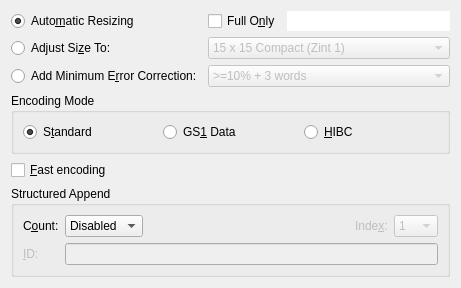
<?xml version="1.0" encoding="UTF-8"?>
<ui version="4.0">
 <class>grpAztec</class>
 <widget class="QWidget" name="grpAztec">
  <property name="geometry">
   <rect>
    <x>0</x>
    <y>0</y>
    <width>461</width>
    <height>256</height>
   </rect>
  </property>
  <property name="maximumSize">
   <size>
    <width>600</width>
    <height>16777215</height>
   </size>
  </property>
  <property name="windowTitle">
   <string>Form</string>
  </property>
  <layout class="QVBoxLayout" name="verticalLayoutAztec">
   <item>
    <layout class="QGridLayout" name="gridLayoutAztec">
     <item row="0" column="0">
      <widget class="QRadioButton" name="radAztecAuto">
       <property name="text">
        <string>Auto&amp;matic Resizing</string>
       </property>
       <property name="toolTip">
        <string>Size, type and error correction level will
be set based on data</string>
       </property>
       <property name="checked">
        <bool>true</bool>
       </property>
       <attribute name="buttonGroup">
        <string notr="true">buttonGroupAztecSizeECC</string>
       </attribute>
      </widget>
     </item>
     <item row="0" column="1">
      <widget class="QCheckBox" name="chkAztecFull">
         <property name="text">
          <string>Full O&amp;nly</string>
         </property>
         <property name="toolTip">
          <string>Only consider Full versions on automatic symbol
size selection, suppressing Compact versions
(ignored if disabled)</string>
         </property>
         <property name="checked">
          <bool>false</bool>
         </property>
      </widget>
     </item>
     <item row="0" column="2">
      <widget class="QLineEdit" name="txtAztecAutoInfo">
       <property name="frame">
        <bool>false</bool>
       </property>
       <property name="readonly">
        <bool>true</bool>
       </property>
       <property name="alignment">
        <set>Qt::AlignRight|Qt::AlignTrailing|Qt::AlignVCenter</set>
       </property>
      </widget>
     </item>
     <item row="1" column="0">
      <widget class="QRadioButton" name="radAztecSize">
       <property name="text">
        <string>Adjust Si&amp;ze To:</string>
       </property>
       <property name="toolTip">
        <string>Set size (layers) and whether compact or not</string>
       </property>
       <attribute name="buttonGroup">
        <string notr="true">buttonGroupAztecSizeECC</string>
       </attribute>
      </widget>
     </item>
     <item row="1" column="1" colspan="2">
      <widget class="QComboBox" name="cmbAztecSize">
       <property name="maxVisibleItems">
        <number>21</number>
       </property>
       <property name="enabled">
        <bool>false</bool>
       </property>
       <property name="toolTip">
        <string>Set size (layers) and whether compact or not</string>
       </property>
       <item>
        <property name="text">
         <string>15 x 15 Compact (Zint 1)</string>
        </property>
       </item>
       <item>
        <property name="text">
         <string>19 x 19 Compact (Zint 2)</string>
        </property>
       </item>
       <item>
        <property name="text">
         <string>23 x 23 Compact (Zint 3)</string>
        </property>
       </item>
       <item>
        <property name="text">
         <string>27 x 27 Compact (Zint 4)</string>
        </property>
       </item>
       <item>
        <property name="text">
         <string>19 x 19 (1 Layer) (Zint 5)</string>
        </property>
       </item>
       <item>
        <property name="text">
         <string>23 x 23 (2 Layers) (Zint 6)</string>
        </property>
       </item>
       <item>
        <property name="text">
         <string>27 x 27 (3 Layers) (Zint 7)</string>
        </property>
       </item>
       <item>
        <property name="text">
         <string>31 x 31 (4 Layers) (Zint 8)</string>
        </property>
       </item>
       <item>
        <property name="text">
         <string>37 x 37 (5 Layers) (Zint 9)</string>
        </property>
       </item>
       <item>
        <property name="text">
         <string>41 x 41 (6 Layers) (Zint 10)</string>
        </property>
       </item>
       <item>
        <property name="text">
         <string>45 x 45 (7 Layers) (Zint 11)</string>
        </property>
       </item>
       <item>
        <property name="text">
         <string>49 x 49 (8 Layers) (Zint 12)</string>
        </property>
       </item>
       <item>
        <property name="text">
         <string>53 x 53 (9 Layers) (Zint 13)</string>
        </property>
       </item>
       <item>
        <property name="text">
         <string>57 x 57 (10 Layers) (Zint 14)</string>
        </property>
       </item>
       <item>
        <property name="text">
         <string>61 x 61 (11 Layers) (Zint 15)</string>
        </property>
       </item>
       <item>
        <property name="text">
         <string>67 x 67 (12 Layers) (Zint 16)</string>
        </property>
       </item>
       <item>
        <property name="text">
         <string>71 x 71 (13 Layers) (Zint 17)</string>
        </property>
       </item>
       <item>
        <property name="text">
         <string>75 x 75 (14 Layers) (Zint 18)</string>
        </property>
       </item>
       <item>
        <property name="text">
         <string>79 x 79 (15 Layers) (Zint 19)</string>
        </property>
       </item>
       <item>
        <property name="text">
         <string>83 x 83 (16 Layers) (Zint 20)</string>
        </property>
       </item>
       <item>
        <property name="text">
         <string>87 x 87 (17 Layers) (Zint 21)</string>
        </property>
       </item>
       <item>
        <property name="text">
         <string>91 x 91 (18 Layers) (Zint 22)</string>
        </property>
       </item>
       <item>
        <property name="text">
         <string>95 x 95 (19 Layers) (Zint 23)</string>
        </property>
       </item>
       <item>
        <property name="text">
         <string>101 x 101 (20 Layers) (Zint 24)</string>
        </property>
       </item>
       <item>
        <property name="text">
         <string>105 x 105 (21 Layers) (Zint 25)</string>
        </property>
       </item>
       <item>
        <property name="text">
         <string>109 x 109 (22 Layers) (Zint 26)</string>
        </property>
       </item>
       <item>
        <property name="text">
         <string>113 x 113 (23 Layers) (Zint 27)</string>
        </property>
       </item>
       <item>
        <property name="text">
         <string>117 x 117 (24 Layers) (Zint 28)</string>
        </property>
       </item>
       <item>
        <property name="text">
         <string>121 x 121 (25 Layers) (Zint 29)</string>
        </property>
       </item>
       <item>
        <property name="text">
         <string>125 x 125 (26 Layers) (Zint 30)</string>
        </property>
       </item>
       <item>
        <property name="text">
         <string>131 x 131 (27 Layers) (Zint 31)</string>
        </property>
       </item>
       <item>
        <property name="text">
         <string>135 x 135 (28 Layers) (Zint 32)</string>
        </property>
       </item>
       <item>
        <property name="text">
         <string>139 x 139 (29 Layers) (Zint 33)</string>
        </property>
       </item>
       <item>
        <property name="text">
         <string>143 x 143 (30 Layers) (Zint 34)</string>
        </property>
       </item>
       <item>
        <property name="text">
         <string>147 x 147 (31 Layers) (Zint 35)</string>
        </property>
       </item>
       <item>
        <property name="text">
         <string>151 x 151 (32 Layers) (Zint 36)</string>
        </property>
       </item>
      </widget>
     </item>
     <item row="2" column="0">
      <widget class="QRadioButton" name="radAztecECC">
       <property name="text">
        <string>Add Minimum E&amp;rror Correction:</string>
       </property>
       <property name="toolTip">
        <string>Set minimum percentage of capacity to use
for error correction codewords</string>
       </property>
       <attribute name="buttonGroup">
        <string notr="true">buttonGroupAztecSizeECC</string>
       </attribute>
      </widget>
     </item>
     <item row="2" column="1" colspan="2">
      <widget class="QComboBox" name="cmbAztecECC">
       <property name="enabled">
        <bool>false</bool>
       </property>
       <property name="toolTip">
        <string>Set minimum percentage of capacity to use
for error correction codewords</string>
       </property>
       <item>
        <property name="text">
         <string>&gt;=10% + 3 words</string>
        </property>
       </item>
       <item>
        <property name="text">
         <string>&gt;=23% + 3 words</string>
        </property>
       </item>
       <item>
        <property name="text">
         <string>&gt;=36% + 3 words</string>
        </property>
       </item>
       <item>
        <property name="text">
         <string>&gt;=50% + 3 words</string>
        </property>
       </item>
      </widget>
     </item>
    </layout>
   </item>
   <item>
    <widget class="QGroupBox" name="groupBoxAztecEncodingMode">
     <property name="title">
      <string>Encoding Mode</string>
     </property>
     <property name="toolTip">
      <string>How to process data</string>
     </property>
     <layout class="QGridLayout" name="gridLayoutAztecEncodingMode">
      <property name="sizeConstraint">
       <enum>QLayout::SetMinimumSize</enum>
      </property>
      <item row="0" column="0">
       <widget class="QRadioButton" name="radAztecStand">
        <property name="text">
         <string>S&amp;tandard</string>
        </property>
        <property name="toolTip">
         <string>Process data as normal</string>
        </property>
        <property name="checked">
         <bool>true</bool>
        </property>
       </widget>
      </item>
      <item row="0" column="1">
       <widget class="QRadioButton" name="radAztecGS1">
        <property name="text">
         <string>GS&amp;1 Data</string>
        </property>
        <property name="toolTip">
         <string>Process data as GS1 General Specifications data,
formatted with Application Identifiers (AIs)</string>
        </property>
       </widget>
      </item>
      <item row="0" column="2">
       <widget class="QRadioButton" name="radAztecHIBC">
        <property name="text">
         <string>&amp;HIBC</string>
        </property>
        <property name="toolTip">
         <string>Process data as a Health Industry Barcode (HIBC)
Labeler Identification Code (LIC)
For Provider Applications Standard (PAS), preface
the data with a slash &quot;/&quot;</string>
        </property>
       </widget>
      </item>
     </layout>
    </widget>
   </item>
   <item>
    <widget class="QCheckBox" name="chkAztecFast">
     <property name="text">
      <string>&amp;Fast encoding</string>
     </property>
     <property name="toolTip">
      <string>Use a faster but less optimal algorithm
for encoding the data</string>
     </property>
     <property name="checked">
      <bool>false</bool>
     </property>
    </widget>
   </item>
   <item>
    <widget class="QGroupBox" name="groupBoxAztecStructApp">
     <property name="title">
      <string>Structured Append</string>
     </property>
     <property name="toolTip">
      <string>Aztec Code supports Structured Append of up to
26 symbols</string>
     </property>
     <layout class="QGridLayout" name="gridLayoutAztecStructApp">
      <item row="0" column="0">
       <widget class="QLabel" name="lblAztecStructAppCount">
        <property name="text">
         <string>C&amp;ount:</string>
        </property>
        <property name="alignment">
         <set>Qt::AlignLeft|Qt::AlignLeading|Qt::AlignVCenter</set>
        </property>
        <property name="buddy">
         <cstring>cmbAztecStructAppCount</cstring>
        </property>
        <property name="toolTip">
         <string>Mark symbol as part of a Structured Append sequence
containing a total of this number of symbols
Value ranges from 2 to 26</string>
        </property>
       </widget>
      </item>
      <item row="0" column="1">
       <widget class="QComboBox" name="cmbAztecStructAppCount">
        <property name="toolTip">
         <string>Mark symbol as part of a Structured Append sequence
containing a total of this number of symbols
Value ranges from 2 to 26</string>
        </property>
        <item>
         <property name="text">
          <string>Disabled</string>
         </property>
        </item>
        <item>
         <property name="text">
          <string>2</string>
         </property>
        </item>
        <item>
         <property name="text">
          <string>3</string>
         </property>
        </item>
        <item>
         <property name="text">
          <string>4</string>
         </property>
        </item>
        <item>
         <property name="text">
          <string>5</string>
         </property>
        </item>
        <item>
         <property name="text">
          <string>6</string>
         </property>
        </item>
        <item>
         <property name="text">
          <string>7</string>
         </property>
        </item>
        <item>
         <property name="text">
          <string>8</string>
         </property>
        </item>
        <item>
         <property name="text">
          <string>9</string>
         </property>
        </item>
        <item>
         <property name="text">
          <string>10</string>
         </property>
        </item>
        <item>
         <property name="text">
          <string>11</string>
         </property>
        </item>
        <item>
         <property name="text">
          <string>12</string>
         </property>
        </item>
        <item>
         <property name="text">
          <string>13</string>
         </property>
        </item>
        <item>
         <property name="text">
          <string>14</string>
         </property>
        </item>
        <item>
         <property name="text">
          <string>15</string>
         </property>
        </item>
        <item>
         <property name="text">
          <string>16</string>
         </property>
        </item>
        <item>
         <property name="text">
          <string>17</string>
         </property>
        </item>
        <item>
         <property name="text">
          <string>18</string>
         </property>
        </item>
        <item>
         <property name="text">
          <string>19</string>
         </property>
        </item>
        <item>
         <property name="text">
          <string>20</string>
         </property>
        </item>
        <item>
         <property name="text">
          <string>21</string>
         </property>
        </item>
        <item>
         <property name="text">
          <string>22</string>
         </property>
        </item>
        <item>
         <property name="text">
          <string>23</string>
         </property>
        </item>
        <item>
         <property name="text">
          <string>24</string>
         </property>
        </item>
        <item>
         <property name="text">
          <string>25</string>
         </property>
        </item>
        <item>
         <property name="text">
          <string>26</string>
         </property>
        </item>
       </widget>
      </item>
      <item row="0" column="2">
       <spacer name="spacerAztecStructApp2">
        <property name="orientation">
         <enum>Qt::Horizontal</enum>
        </property>
        <property name="sizeHint">
         <size>
          <width>10</width>
          <height>20</height>
         </size>
        </property>
       </spacer>
      </item>
      <item row="0" column="3">
       <widget class="QLabel" name="lblAztecStructAppIndex">
        <property name="enabled">
         <bool>false</bool>
        </property>
        <property name="text">
         <string>Inde&amp;x:</string>
        </property>
        <property name="alignment">
         <set>Qt::AlignLeft|Qt::AlignLeading|Qt::AlignVCenter</set>
        </property>
        <property name="buddy">
         <cstring>cmbAztecStructAppIndex</cstring>
        </property>
        <property name="toolTip">
         <string>Position of symbol in Structured Append sequence
Value ranges from 1 to count
(ignored if disabled)</string>
        </property>
       </widget>
      </item>
      <item row="0" column="4">
       <widget class="QComboBox" name="cmbAztecStructAppIndex">
        <property name="enabled">
         <bool>false</bool>
        </property>
        <property name="toolTip">
         <string>Position of symbol in Structured Append sequence
Value ranges from 1 to count
(ignored if disabled)</string>
        </property>
        <item>
         <property name="text">
          <string>1</string>
         </property>
        </item>
        <item>
         <property name="text">
          <string>2</string>
         </property>
        </item>
        <item>
         <property name="text">
          <string>3</string>
         </property>
        </item>
        <item>
         <property name="text">
          <string>4</string>
         </property>
        </item>
        <item>
         <property name="text">
          <string>5</string>
         </property>
        </item>
        <item>
         <property name="text">
          <string>6</string>
         </property>
        </item>
        <item>
         <property name="text">
          <string>7</string>
         </property>
        </item>
        <item>
         <property name="text">
          <string>8</string>
         </property>
        </item>
        <item>
         <property name="text">
          <string>9</string>
         </property>
        </item>
        <item>
         <property name="text">
          <string>10</string>
         </property>
        </item>
        <item>
         <property name="text">
          <string>11</string>
         </property>
        </item>
        <item>
         <property name="text">
          <string>12</string>
         </property>
        </item>
        <item>
         <property name="text">
          <string>13</string>
         </property>
        </item>
        <item>
         <property name="text">
          <string>14</string>
         </property>
        </item>
        <item>
         <property name="text">
          <string>15</string>
         </property>
        </item>
        <item>
         <property name="text">
          <string>16</string>
         </property>
        </item>
        <item>
         <property name="text">
          <string>17</string>
         </property>
        </item>
        <item>
         <property name="text">
          <string>18</string>
         </property>
        </item>
        <item>
         <property name="text">
          <string>19</string>
         </property>
        </item>
        <item>
         <property name="text">
          <string>20</string>
         </property>
        </item>
        <item>
         <property name="text">
          <string>21</string>
         </property>
        </item>
        <item>
         <property name="text">
          <string>22</string>
         </property>
        </item>
        <item>
         <property name="text">
          <string>23</string>
         </property>
        </item>
        <item>
         <property name="text">
          <string>24</string>
         </property>
        </item>
        <item>
         <property name="text">
          <string>25</string>
         </property>
        </item>
        <item>
         <property name="text">
          <string>26</string>
         </property>
        </item>
       </widget>
      </item>
      <item row="1" column="0">
       <widget class="QLabel" name="lblAztecStructAppID">
        <property name="enabled">
         <bool>false</bool>
        </property>
        <property name="toolTip">
         <string>Optional ID to indicate that symbols belong to
the same Structured Append sequence
Maximum length 32 and cannot contain spaces
(ignored if disabled)</string>
        </property>
        <property name="text">
         <string>&amp;ID:</string>
        </property>
        <property name="alignment">
         <set>Qt::AlignLeft|Qt::AlignLeading|Qt::AlignVCenter</set>
        </property>
        <property name="buddy">
         <cstring>txtAztecStructAppID</cstring>
        </property>
       </widget>
      </item>
      <item row="1" column="1" colspan="4">
       <widget class="QLineEdit" name="txtAztecStructAppID">
        <property name="enabled">
         <bool>false</bool>
        </property>
        <property name="maxLength">
         <number>32</number>
        </property>
        <property name="toolTip">
         <string>Optional ID to indicate that symbols belong to
the same Structured Append sequence
Maximum length 32 and cannot contain spaces
(ignored if disabled)</string>
        </property>
       </widget>
      </item>
     </layout>
    </widget>
   </item>
   <item>
    <spacer name="verticalSpacerAztec">
     <property name="orientation">
      <enum>Qt::Vertical</enum>
     </property>
     <property name="sizeType">
      <enum>QSizePolicy::MinimumExpanding</enum>
     </property>
     <property name="sizeHint" stdset="0">
      <size>
       <width>20</width>
       <height>0</height>
      </size>
     </property>
    </spacer>
   </item>
  </layout>
 </widget>
 <resources/>
 <connections>
  <connection>
   <sender>radAztecSize</sender>
   <signal>toggled(bool)</signal>
   <receiver>cmbAztecSize</receiver>
   <slot>setEnabled(bool)</slot>
   <hints>
    <hint type="sourcelabel">
     <x>85</x>
     <y>47</y>
    </hint>
    <hint type="destinationlabel">
     <x>331</x>
     <y>47</y>
    </hint>
   </hints>
  </connection>
  <connection>
   <sender>radAztecECC</sender>
   <signal>toggled(bool)</signal>
   <receiver>cmbAztecECC</receiver>
   <slot>setEnabled(bool)</slot>
   <hints>
    <hint type="sourcelabel">
     <x>200</x>
     <y>80</y>
    </hint>
    <hint type="destinationlabel">
     <x>366</x>
     <y>80</y>
    </hint>
   </hints>
  </connection>
 </connections>
 <buttongroups>
  <buttongroup name="buttonGroupAztecSizeECC"/>
 </buttongroups>
</ui>
